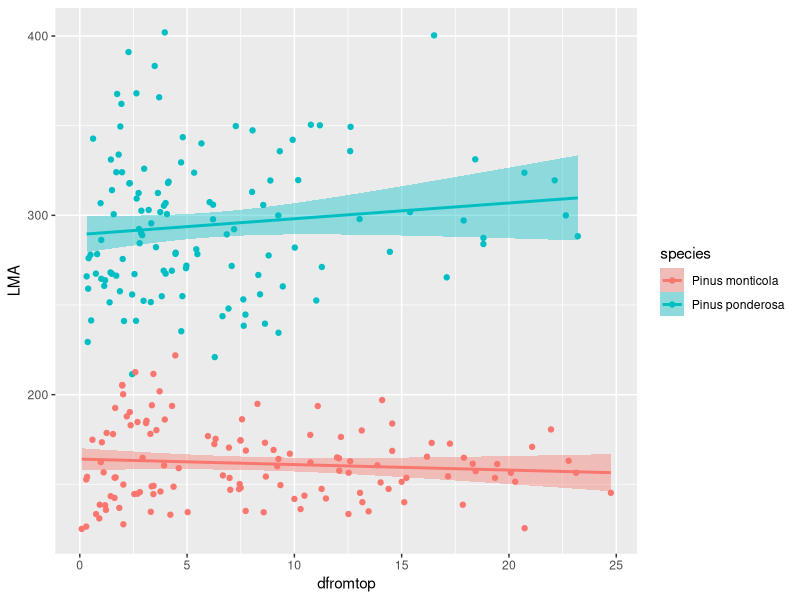
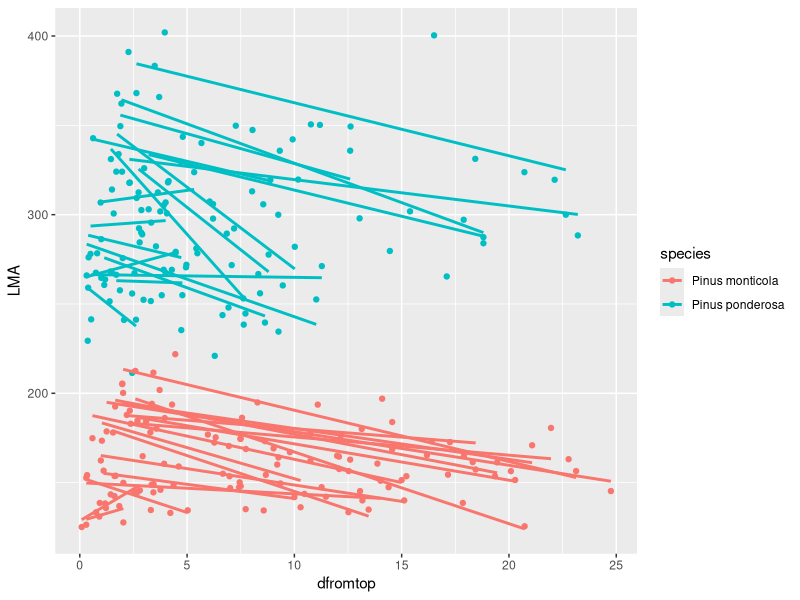

Write R code to recreate these figures, in order. (Note: this script raises an error after producing the figures.)
##Chapter 1
##example 1: individual-level variation in tree canopy gradients
getwd()
#read the data
pref <- read.csv("prefdata.csv")
head(pref)
unique(pref$species)
#plot to observe general patterns
library(ggplot2)
ggplot(pref, aes(x=dfromtop, y=LMA, colour=species, fill=species)) + 
  geom_point() + 
  geom_smooth(method='lm')
#plot to see whether the relationship between LMA and dfromtop varies from tree to tree
ggplot(pref, aes(x=dfromtop, y=LMA, colour=species)) +
  geom_point() +
  geom_smooth(method='lm', mapping=aes(group=ID), se=FALSE)
#fitting the mixed-effects models
library(lme4)
#random intercept only
m1 <- lmer(LMA ~ species * dfromtop + (1|ID), data = pref)
#random intercept and slope
m2 <- lmer(LMA ~species * dfromtop + (dfromtop|ID), data = pref)
#AIC test for models
AIC(m1, m2)
#likelihood ratio test for models
anova(m1, m2)
#using Anova from 'car' to get p-values of main effects
library(car)
Anova(m1, test = 'F')
summary(m1)
#plot predictions
visreg(m1, "dfromtop", by="species", overlay=TRUE)
#make diagnostic plots
#residuals against fitted values
plot(m1)
#quantile-quantile p
qqPlot(resid(m1))
